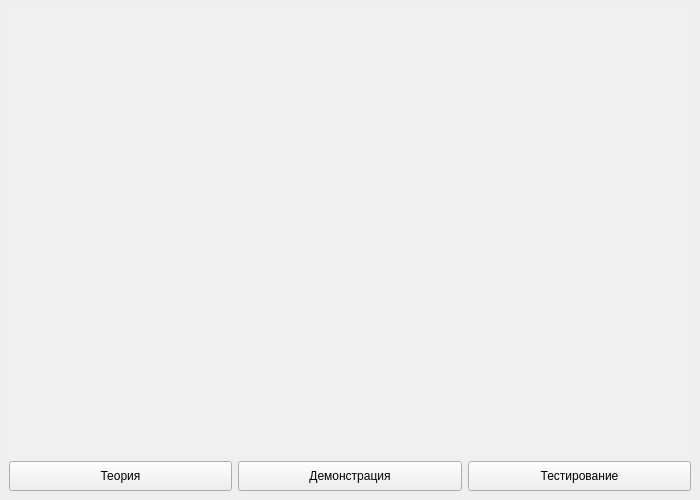
<?xml version="1.0" encoding="UTF-8"?>
<ui version="4.0">
 <class>MainWindow</class>
 <widget class="QMainWindow" name="MainWindow">
  <property name="geometry">
   <rect>
    <x>0</x>
    <y>0</y>
    <width>700</width>
    <height>500</height>
   </rect>
  </property>
  <property name="minimumSize">
   <size>
    <width>0</width>
    <height>0</height>
   </size>
  </property>
  <property name="maximumSize">
   <size>
    <width>16777215</width>
    <height>16777215</height>
   </size>
  </property>
  <property name="windowTitle">
   <string>MainWindow</string>
  </property>
  <widget class="QWidget" name="centralwidget">
   <layout class="QGridLayout" name="gridLayout_2">
    <item row="0" column="0">
     <layout class="QGridLayout" name="gridLayout">
      <item row="0" column="0" colspan="3">
       <widget class="QTextBrowser" name="welcomeTextBrowser">
        <property name="acceptDrops">
         <bool>false</bool>
        </property>
        <property name="autoFillBackground">
         <bool>false</bool>
        </property>
        <property name="styleSheet">
         <string notr="true">QTextBrowser { background-color : rgb(240, 240, 240) }</string>
        </property>
        <property name="frameShape">
         <enum>QFrame::NoFrame</enum>
        </property>
        <property name="html">
         <string>&lt;!DOCTYPE HTML PUBLIC &quot;-//W3C//DTD HTML 4.0//EN&quot; &quot;http://www.w3.org/TR/REC-html40/strict.dtd&quot;&gt;
&lt;html&gt;&lt;head&gt;&lt;meta name=&quot;qrichtext&quot; content=&quot;1&quot; /&gt;&lt;meta charset=&quot;utf-8&quot; /&gt;&lt;style type=&quot;text/css&quot;&gt;
p, li { white-space: pre-wrap; }
&lt;/style&gt;&lt;/head&gt;&lt;body style=&quot; font-family:'Segoe UI'; font-size:9pt; font-weight:400; font-style:normal;&quot;&gt;
&lt;p style=&quot;-qt-paragraph-type:empty; margin-top:0px; margin-bottom:0px; margin-left:0px; margin-right:0px; -qt-block-indent:0; text-indent:0px;&quot;&gt;&lt;br /&gt;&lt;/p&gt;&lt;/body&gt;&lt;/html&gt;</string>
        </property>
       </widget>
      </item>
      <item row="1" column="0" rowspan="2">
       <widget class="QPushButton" name="theoryButton">
        <property name="minimumSize">
         <size>
          <width>0</width>
          <height>30</height>
         </size>
        </property>
        <property name="text">
         <string>Теория</string>
        </property>
       </widget>
      </item>
      <item row="1" column="1" rowspan="2">
       <widget class="QPushButton" name="demoButton">
        <property name="minimumSize">
         <size>
          <width>0</width>
          <height>30</height>
         </size>
        </property>
        <property name="text">
         <string>Демонстрация</string>
        </property>
       </widget>
      </item>
      <item row="1" column="2" rowspan="2">
       <widget class="QPushButton" name="testingButton">
        <property name="minimumSize">
         <size>
          <width>0</width>
          <height>30</height>
         </size>
        </property>
        <property name="text">
         <string>Тестирование</string>
        </property>
       </widget>
      </item>
     </layout>
    </item>
   </layout>
  </widget>
 </widget>
 <resources/>
 <connections/>
</ui>
